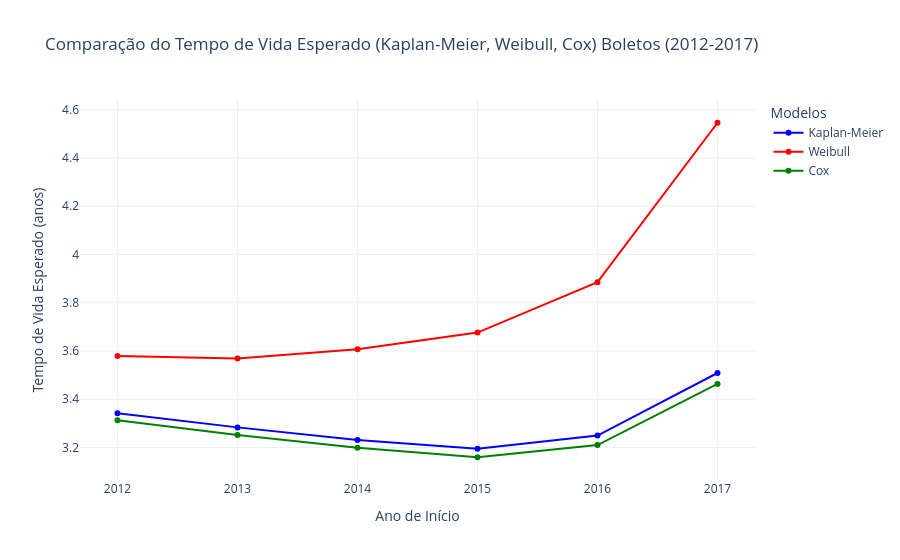

This figure's notebook cell:
### Code cell
analisar_sobrevivencia_comparada_boletos_janela(tabela_nova_df, 2012, 2017)

### Figure 1 — Plotly figure (JSON) as saved in the notebook; plotly's stock layout.template omitted (floating-point values rounded to 4 significant figures)
{"data": [{"line": {"color": "blue"}, "mode": "lines+markers", "name": "Kaplan-Meier", "type": "scatter", "x": ["2012", "2013", "2014", "2015", "2016", "2017"], "y": [3.342, 3.283, 3.231, 3.194, 3.249, 3.509]}, {"line": {"color": "red"}, "mode": "lines+markers", "name": "Weibull", "type": "scatter", "x": ["2012", "2013", "2014", "2015", "2016", "2017"], "y": [3.58, 3.568, 3.607, 3.676, 3.885, 4.546]}, {"line": {"color": "green"}, "mode": "lines+markers", "name": "Cox", "type": "scatter", "x": ["2012", "2013", "2014", "2015", "2016", "2017"], "y": [3.313, 3.251, 3.198, 3.159, 3.21, 3.463]}], "layout": {"legend": {"title": {"text": "Modelos"}}, "title": {"text": "Comparação do Tempo de Vida Esperado (Kaplan-Meier, Weibull, Cox) Boletos (2012-2017)"}, "xaxis": {"title": {"text": "Ano de Início"}}, "yaxis": {"title": {"text": "Tempo de Vida Esperado (anos)"}}}}
